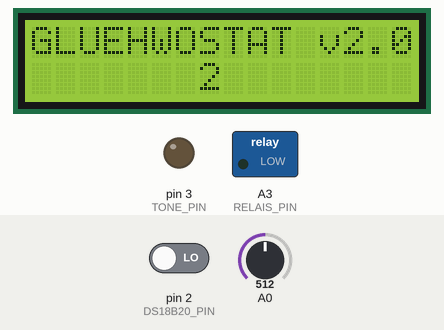
The program below on a simulated Arduino Uno, built with avr-gcc and run on an emulated ATmega328P. Shown: 16×2 character LCD, switched loads named in the program (green lamp = pin HIGH), output pins drawn as LEDs (lit = HIGH). The inputs (shaded band) are chosen by the test bench; at power-on: A0 = 512, pin 2 (DS18B20_PIN) LOW. What the program prints to the serial monitor is not drawn.

Above: at 1.2 s.
At 4.4 s:
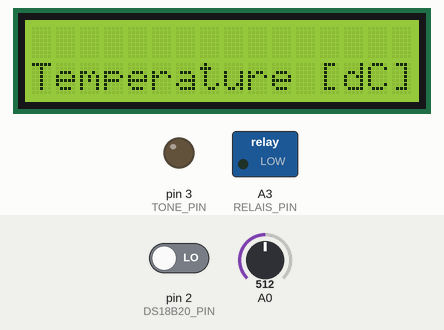
4.5 s: A0 set to 396
6.5 s: A0 set to 364
At 7.7 s:
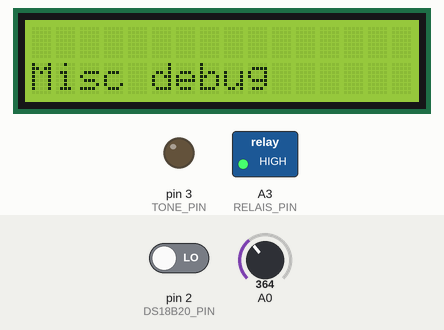
8.0 s: A0 set to 207
9.5 s: A0 set to 177
At 10.7 s:
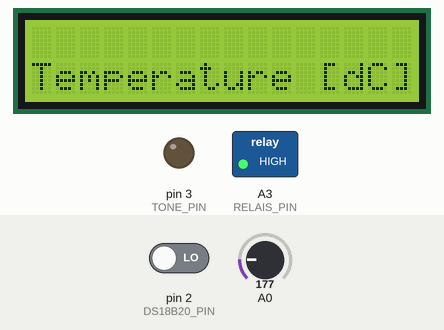
11.0 s: A0 set to 52
12.5 s: A0 set to 46
At 13.0 s:
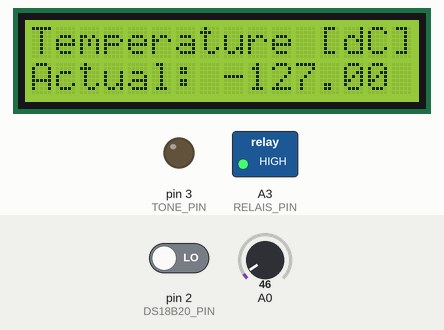
Timing chart, 0 to 15.0 s (numbered marks = the images above; inputs shaded):
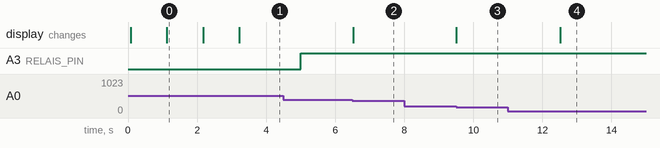

The program:

main.cpp
```cpp
// Tone generation
// not yet implemented
#define TONE_PIN 3

// DS18B20
#include <OneWire.h>
#include <DallasTemperature.h>

#define DS18B20_PIN 2
#define DS18B20_RESOLUTION 12 // 9-12
#define DS18B20_WAIT 750 / (1 << (12 - DS18B20_RESOLUTION))

OneWire oneWire(DS18B20_PIN);
DallasTemperature tempSensor(&oneWire);

// EEPROM stuff
#include <EEPROM.h>
#define EEPROM_ADDR_KP 0
#define EEPROM_ADDR_KI 0 + 1 * sizeof(double)
#define EEPROM_ADDR_KD 0 + 2 * sizeof(double)
#define EEPROM_ADDR_TEMP_SET 0 + 3 * sizeof(double)

// PI controller
#include <ArduPID.h>

double fTempSet = 70, fTempActual;
double fPidOutput; // 0-PID_MAX_VALUE

// PID controller parameters - before being read from EEPROM
#define PID_kP_default 10
#define PID_kI_default 0.4
#define PID_kD_default 0

#define PID_T 100         //PID cycle time in ms, target loop delay
#define PID_MAX_VALUE 100 // pid output is between 0 and this

PID_IC oPID(&fPidOutput, PID_kP_default, PID_kI_default, PID_kD_default, 100, PID_T); // with clamping as anti windup

// display
#include <MenuSystem.h>
#include <LiquidCrystal.h>

int lcd_key = 0;
int adc_key_in1 = 0, adc_key_in2 = 0;
#define btnRIGHT 0
#define btnUP 1
#define btnDOWN 2
#define btnLEFT 3
#define btnSELECT 4
#define btnNONE 5

int nLastButton = btnNONE;

int read_LCD_buttons()
{
    // get current button state
    // with simple debouncing workaround
    adc_key_in1 = 0;
    adc_key_in2 = 1023;

    while (abs(adc_key_in1 - adc_key_in2) > 10)
    {
        // read again until value stays the same within range
        adc_key_in1 = analogRead(0);
        delay(5);
        adc_key_in2 = analogRead(0);
    }

    if (adc_key_in1 > 1000)
        return btnNONE; // We make this the 1st option for speed reasons since it will be the most likely result

    if (adc_key_in1 < 50)
        return btnRIGHT;
    if (adc_key_in1 < 195)
        return btnUP;
    if (adc_key_in1 < 380)
        return btnDOWN;
    if (adc_key_in1 < 555)
        return btnLEFT;
    if (adc_key_in1 < 790)
        return btnSELECT;

    return btnNONE; // when all others fail, return this...
}

LiquidCrystal lcd = LiquidCrystal(8, 9, 4, 5, 6, 7);

class DefaultRenderer : public MenuComponentRenderer
{
  public:
    void render(Menu const &menu) const
    {
        lcd.clear();
        lcd.setCursor(0, 0);
        lcd.print(menu.get_name());
        lcd.setCursor(0, 1);
        menu.get_current_component()->render(*this);
    }

    void render_menu_item(MenuItem const &menu_item) const
    {
        lcd.print(menu_item.get_name());
    }

    void render_back_menu_item(BackMenuItem const &menu_item) const
    {
        lcd.print(menu_item.get_name());
    }

    void render_numeric_menu_item(NumericMenuItem const &menu_item) const
    {
        lcd.print(menu_item.get_name());
        if (menu_item.has_focus())
        {
            lcd.print(":>");
        }
        else
        {
            lcd.print(": ");
        }
        lcd.print(menu_item.get_formatted_value());
    }

    void render_numeric_display_menu_item(NumericDisplayMenuItem<float> const &menu_item) const
    {
        lcd.print(menu_item.get_name());
        lcd.print(": ");
        lcd.print(menu_item.get_formatted_value());
    }

    void render_menu(Menu const &menu) const
    {
        lcd.print(menu.get_name());
    }
};

void setPidOutput(const float &fNew);
void resetPidState()
{
    setPidOutput(0.0);
    oPID.SetSaturation(0, PID_MAX_VALUE);
    oPID.Reset();
}

void onPidReset(MenuComponent *comp)
{
    resetPidState();
}

void onTempSetChange(MenuComponent *comp);
void onPidParamChange(MenuComponent *comp);

void onSaveToEeprom(MenuComponent *comp);
void onReadFromEeprom(MenuComponent *comp);

DefaultRenderer my_renderer;

// Menu variables
MenuSystem ms(my_renderer);

Menu menu_i1("Temperature [dC]");
NumericDisplayMenuItem<float> menu_tempActual("Actual", NULL, NULL, 23.2);
NumericMenuItem menu_tempSet("Set", &onTempSetChange, 69, 0, 99, 0.5, NULL);

Menu menu_i2("PID values");
NumericDisplayMenuItem<float> menu_pidOut("PID out", NULL, NULL, 999);
NumericDisplayMenuItem<float> menu_curDutyCycle("DutyCyc", NULL, &MenuHelpers::format_int, 0);
NumericMenuItem menu_pidKP("k_P", &onPidParamChange, PID_kP_default, 0, 30, 0.1, NULL);
NumericMenuItem menu_pidKI("k_I", &onPidParamChange, PID_kI_default, 0, 10, 0.01, NULL);
NumericMenuItem menu_pidKD("k_D", &onPidParamChange, PID_kD_default, 0, 10, 0.01, NULL);
MenuItem menu_pidReset("Reset PID state", &onPidReset);

Menu menu_i3("Manual mode");
NumericMenuItem menu_manualMode("Manual (0/1)", NULL, 0, 0, 1, 1.0, &MenuHelpers::format_int);
NumericMenuItem menu_manualPower("Power", NULL, 0, 0, PID_MAX_VALUE, 10, NULL);

Menu menu_i4("Misc debug");
NumericDisplayMenuItem<float> menu_loopDelay("LoopLag", NULL, &MenuHelpers::format_int, -1);
MenuItem menu_readFromEeprom("Read from EEPROM", &onReadFromEeprom);
MenuItem menu_saveToEeprom("Save to EEPROM", &onSaveToEeprom);

void onTempSetChange(MenuComponent *comp = NULL)
{
    fTempSet = menu_tempSet.get_value();
}

void onPidParamChange(MenuComponent *comp = NULL)
{
    oPID.SetTunings(menu_pidKP.get_value(), menu_pidKI.get_value(), menu_pidKD.get_value(), 100);
}

void showShortMsg(const char *msg1, const char *msg2, uint16_t delayTime = 1000)
{
    lcd.clear();
    lcd.setCursor(0, 0);
    lcd.write(msg1);
    lcd.setCursor(0, 1);
    lcd.write(msg2);
    lcd.display();
    delay(delayTime);
}

void onSaveToEeprom(MenuComponent *comp)
{
    EEPROM.put(EEPROM_ADDR_TEMP_SET, menu_tempSet.get_value());
    EEPROM.put(EEPROM_ADDR_KP, menu_pidKP.get_value());
    EEPROM.put(EEPROM_ADDR_KI, menu_pidKI.get_value());
    EEPROM.put(EEPROM_ADDR_KD, menu_pidKD.get_value());
    showShortMsg("<Success>", "Saved to EEPROM");
}

void onReadFromEeprom(MenuComponent *comp)
{
    double kp, ki, kd, tempSet;
    EEPROM.get(EEPROM_ADDR_KP, kp);
    EEPROM.get(EEPROM_ADDR_KI, ki);
    EEPROM.get(EEPROM_ADDR_KD, kd);
    EEPROM.get(EEPROM_ADDR_TEMP_SET, tempSet);
    menu_pidKP.set_value(kp);
    menu_pidKI.set_value(ki);
    menu_pidKD.set_value(kd);
    onPidParamChange();
    fTempSet = tempSet;
    menu_tempSet.set_value(tempSet);
    onTempSetChange();

    showShortMsg("<Success>", "Read EEPROM");
}

// Heater control with relay
#define RELAIS_PIN A3
bool bHeaterOn = false;
#define PWM_CYCLE_LENGTH 5000
unsigned long nPwmTimeOnCurrentCycle = 0 * PWM_CYCLE_LENGTH; // time heater should be on
unsigned long nPwmBeginThisCycle = 0;
double fPwmNextDutyCycle = 0;                                     // intensity of next cycle
#define PWM_MIN_DUTY_CYCLE_ABOVE_0 ((double)250 / PWM_CYCLE_LENGTH) // either duty cycle of 0 or this value, so that motor does not have to turn again after only e.g. 50 ms
#define PWM_MAX_DUTY_CYCLE_BELOW_MAX (1-PWM_MIN_DUTY_CYCLE_ABOVE_0)

unsigned long nLastLoopExecTime = 0, nLastPidExecTime = 0, nLastTempRequestTime = 0, nLastDisplayRefreshTime = 0;

void setup_menu()
{
    lcd.clear();

    ms.get_root_menu().add_menu(&menu_i1);
    menu_i1.add_item(&menu_tempActual);
    menu_i1.add_item(&menu_tempSet);

    ms.get_root_menu().add_menu(&menu_i2);
    menu_i2.add_item(&menu_pidOut);
    menu_i2.add_item(&menu_curDutyCycle);
    menu_i2.add_item(&menu_pidKP);
    menu_i2.add_item(&menu_pidKI);
    menu_i2.add_item(&menu_pidKD);
    menu_i2.add_item(&menu_pidReset);

    ms.get_root_menu().add_menu(&menu_i3);
    menu_i3.add_item(&menu_manualMode);
    menu_i3.add_item(&menu_manualPower);

    ms.get_root_menu().add_menu(&menu_i4);
    menu_i4.add_item(&menu_loopDelay);
    menu_i4.add_item(&menu_readFromEeprom);
    menu_i4.add_item(&menu_saveToEeprom);

    ms.display();
    nLastDisplayRefreshTime = millis();
}

void message_on_boot()
{
    unsigned long nStartTime = millis();
    while(millis() < nStartTime+3000)
    {
        if (read_LCD_buttons() == btnRIGHT)
        {
            // skip init process if btnRIGHT is pressed
            break;
        }
        lcd.clear();
        lcd.setCursor(0, 0);
        lcd.print(F("GLUEHWOSTAT v2.0"));
        lcd.setCursor(7, 1);
        lcd.print((int)((nStartTime+3000-millis())/1000)+1);
        delay(200); // so display does not blink
    }
}

void setTempActual(const float &fNew)
{
    fTempActual = fNew;
    menu_tempActual.set_value(fNew);
}

void setup()
{
    Serial.begin(115200);

    fTempSet = menu_tempSet.get_value();

    tempSensor.begin();
    tempSensor.setResolution(DS18B20_RESOLUTION);
    tempSensor.setWaitForConversion(false);

    tempSensor.requestTemperatures();
    nLastTempRequestTime = millis();

    resetPidState();

    pinMode(RELAIS_PIN, OUTPUT);
    digitalWrite(RELAIS_PIN, LOW);

    pinMode(TONE_PIN, OUTPUT);

    lcd.begin(16, 2);

    message_on_boot();

    setup_menu(); // real menu

    // wait manually this time for temp reading if necessary
    while (millis() - nLastTempRequestTime < DS18B20_WAIT)
    {
    }
    setTempActual(tempSensor.getTempCByIndex(0));

    // request again but do not wait
    tempSensor.requestTemperatures();
    nLastTempRequestTime = millis();
}

void btn_handler()
{
    lcd_key = read_LCD_buttons();

    if (lcd_key != nLastButton)
    {
        switch (lcd_key)
        {
        case btnRIGHT:
        {
            ms.select();
            break;
        }
        case btnLEFT:
        {
            ms.back();
            break;
        }
        case btnUP:
        {
            ms.next(true);
            break;
        }
        case btnDOWN:
        {
            ms.prev(true); // loop around

            break;
        }
        case btnSELECT:
        {
            //ms.select();
            ms.reset();
            break;
        }
        case btnNONE:
        {
            break;
        }
        }
        ms.display();

        nLastButton = lcd_key;
    }
}

void setPidOutput(const float &fNew)
{
    fPidOutput = fNew;
    menu_pidOut.set_value(fNew);
}

void loop()
{
    unsigned long nNow = millis();
    unsigned long nLoopDelay = nNow - nLastLoopExecTime;

    if (nNow - nLastTempRequestTime > DS18B20_WAIT)
    {
        setTempActual(tempSensor.getTempCByIndex(0));
        tempSensor.requestTemperatures();
        nLastTempRequestTime = millis(); // request again
    }

    if ((int)menu_manualMode.get_value() == 0)
    {
        // automatic

        if ((nNow - nLastPidExecTime) >= PID_T)
        {
            // only execute if enough time has passed
            nLastPidExecTime = nNow;

            double fCurrentErr = fTempSet - fTempActual;
            oPID.Compute(fCurrentErr);
            setPidOutput(fPidOutput);

            fPwmNextDutyCycle = fPidOutput / PID_MAX_VALUE;
        }
    }
    else
    {
        // manual mode
        fPwmNextDutyCycle = menu_manualPower.get_value()/PID_MAX_VALUE;
    }

    // range check fPwmNextDutyCycle
    if (fPwmNextDutyCycle < PWM_MIN_DUTY_CYCLE_ABOVE_0 && fPwmNextDutyCycle > 0)
    {
        // round
        if (fPwmNextDutyCycle >= PWM_MIN_DUTY_CYCLE_ABOVE_0 / 2)
        {
            fPwmNextDutyCycle = PWM_MIN_DUTY_CYCLE_ABOVE_0;
        }
        else
        {
            fPwmNextDutyCycle = 0;
        }
    }
    if(fPwmNextDutyCycle > PWM_MAX_DUTY_CYCLE_BELOW_MAX && fPwmNextDutyCycle < 1)
    {
        if(fPwmNextDutyCycle < (1+PWM_MAX_DUTY_CYCLE_BELOW_MAX)/2)
        {
            fPwmNextDutyCycle = PWM_MAX_DUTY_CYCLE_BELOW_MAX;
        }
        else
        {
            fPwmNextDutyCycle = 1;
        }
    }

    // check whether to turn heater off
    if (bHeaterOn)
    {
        if (nNow - nPwmBeginThisCycle > nPwmTimeOnCurrentCycle)
        {
            // turn off
            digitalWrite(RELAIS_PIN, LOW);
            bHeaterOn = false;
        }
        // else wait until ON cycle is over
    }

    // check for cycle end
    if (nNow - nPwmBeginThisCycle > PWM_CYCLE_LENGTH)
    {
        // turn on to begin new cycle
        nPwmBeginThisCycle = nNow;
        nPwmTimeOnCurrentCycle = (fPwmNextDutyCycle * PWM_CYCLE_LENGTH);
        menu_curDutyCycle.set_value(nPwmTimeOnCurrentCycle);
        Serial.println(fPwmNextDutyCycle);
        Serial.println(nPwmTimeOnCurrentCycle);
        if (nPwmTimeOnCurrentCycle > 0)
        {
            digitalWrite(RELAIS_PIN, HIGH);
            bHeaterOn = true;
        }
    }

    btn_handler();

    menu_loopDelay.set_value(nLoopDelay);
    nLastLoopExecTime = nNow;

    if (nNow - nLastDisplayRefreshTime > 200)
    {
        ms.display();
        nLastDisplayRefreshTime = nNow;
    }
}
```

Measured:
- the behaviour switches between 380 and 379 on A0 (found by bisection; images 1 and 2)
- the behaviour switches between 195 and 194 on A0 (found by bisection; images 2 and 3)
- the behaviour switches between 50 and 49 on A0 (found by bisection; images 3 and 4)
- after the input at 6.5 s, the display: changes at once (image 2)
- after the input at 9.5 s, the display: changes at once (image 3)
- after the input at 12.5 s, the display: changes at once (image 4)
- what the display in image 0 shows lasts 1.1 s, from 1.1 s to 2.2 s
